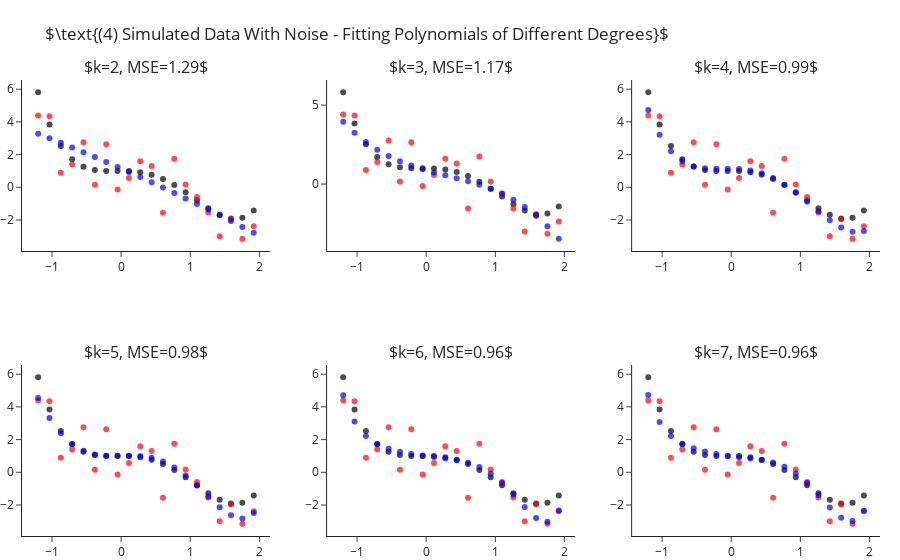

The cell this chart's notebook holds for it:
### Markdown cell above
## Fitting Polynomial Of Different Degrees - With Sample Noise

Still fitting for different values of $k$, let us add some standard Gaussian noise (i.e. $\mathcal{N}\left(0,1\right)$).
This time we observe two things:
- Even for the correct $k=4$ model we are not able to achieve zero MSE.
- As we increase $4<k\rightarrow 7$ we manage to decrease the error more and more.

### Code cell
y = y_ + np.random.normal(size=len(y_))

ks = range(2, 8)
fig = make_subplots(2, 3, subplot_titles=list(ks))
for i, k in enumerate(ks):
    r,c = i//3+1, i%3+1 
    
    y_hat = make_pipeline(PolynomialFeatures(k), LinearRegression(fit_intercept=False)).fit(X, y).predict(X)
    fig.add_traces([go.Scatter(x=x, y=y_, mode="markers", name="Real Points",  marker=dict(color="black", opacity=.7), showlegend=False),
                    go.Scatter(x=x, y=y, mode="markers", name="Observed Points",  marker=dict(color="red", opacity=.7), showlegend=False), 
                    go.Scatter(x=x, y=y_hat, mode="markers", name="Predicted Points",  marker=dict(color="blue", opacity=.7), showlegend=False)], rows=r, cols=c)
    fig["layout"]["annotations"][i]["text"] = rf"$k={{0}}, MSE={{1}}$".format(k, round(np.mean((y-y_hat)**2), 2))

fig.update_layout(title=r"$\text{(4) Simulated Data With Noise - Fitting Polynomials of Different Degrees}$", margin=dict(t=80)).show()

### Figure 1 — Plotly figure (JSON) as saved in the notebook; plotly's stock layout.template omitted (floating-point values rounded to 4 significant figures)
{"data": [{"marker": {"color": "black", "opacity": 0.7}, "mode": "markers", "name": "Real Points", "showlegend": false, "x": [-1.2, -1.036, -0.8718, -0.7077, -0.5436, -0.3795, -0.2154, -0.05128, 0.1128, 0.2769, 0.441, 0.6051, 0.7692, 0.9333, 1.097, 1.262, 1.426, 1.59, 1.754, 1.918], "y": [5.81, 3.838, 2.523, 1.709, 1.261, 1.058, 0.9989, 0.999, 0.9909, 0.9251, 0.769, 0.5078, 0.1439, -0.3028, -0.7951, -1.278, -1.68, -1.912, -1.866, -1.418], "type": "scatter", "xaxis": "x", "yaxis": "y"}, {"marker": {"color": "red", "opacity": 0.7}, "mode": "markers", "name": "Observed Points", "showlegend": false, "x": [-1.2, -1.036, -0.8718, -0.7077, -0.5436, -0.3795, -0.2154, -0.05128, 0.1128, 0.2769, 0.441, 0.6051, 0.7692, 0.9333, 1.097, 1.262, 1.426, 1.59, 1.754, 1.918], "y": [4.397, 4.339, 0.8922, 1.398, 2.75, 0.1624, 2.639, -0.1302, 0.5744, 1.597, 1.296, -1.55, 1.75, 0.1658, -0.5976, -1.54, -2.997, -1.958, -3.144, -2.376], "type": "scatter", "xaxis": "x", "yaxis": "y"}, {"marker": {"color": "blue", "opacity": 0.7}, "mode": "markers", "name": "Predicted Points", "showlegend": false, "x": [-1.2, -1.036, -0.8718, -0.7077, -0.5436, -0.3795, -0.2154, -0.05128, 0.1128, 0.2769, 0.441, 0.6051, 0.7692, 0.9333, 1.097, 1.262, 1.426, 1.59, 1.754, 1.918], "y": [3.275, 3.0, 2.72, 2.436, 2.146, 1.851, 1.552, 1.247, 0.938, 0.6238, 0.3047, -0.01933, -0.3482, -0.682, -1.021, -1.364, -1.713, -2.066, -2.424, -2.788], "type": "scatter", "xaxis": "x", "yaxis": "y"}, {"marker": {"color": "black", "opacity": 0.7}, "mode": "markers", "name": "Real Points", "showlegend": false, "x": [-1.2, -1.036, -0.8718, -0.7077, -0.5436, -0.3795, -0.2154, -0.05128, 0.1128, 0.2769, 0.441, 0.6051, 0.7692, 0.9333, 1.097, 1.262, 1.426, 1.59, 1.754, 1.918], "y": [5.81, 3.838, 2.523, 1.709, 1.261, 1.058, 0.9989, 0.999, 0.9909, 0.9251, 0.769, 0.5078, 0.1439, -0.3028, -0.7951, -1.278, -1.68, -1.912, -1.866, -1.418], "type": "scatter", "xaxis": "x2", "yaxis": "y2"}, {"marker": {"color": "red", "opacity": 0.7}, "mode": "markers", "name": "Observed Points", "showlegend": false, "x": [-1.2, -1.036, -0.8718, -0.7077, -0.5436, -0.3795, -0.2154, -0.05128, 0.1128, 0.2769, 0.441, 0.6051, 0.7692, 0.9333, 1.097, 1.262, 1.426, 1.59, 1.754, 1.918], "y": [4.397, 4.339, 0.8922, 1.398, 2.75, 0.1624, 2.639, -0.1302, 0.5744, 1.597, 1.296, -1.55, 1.75, 0.1658, -0.5976, -1.54, -2.997, -1.958, -3.144, -2.376], "type": "scatter", "xaxis": "x2", "yaxis": "y2"}, {"marker": {"color": "blue", "opacity": 0.7}, "mode": "markers", "name": "Predicted Points", "showlegend": false, "x": [-1.2, -1.036, -0.8718, -0.7077, -0.5436, -0.3795, -0.2154, -0.05128, 0.1128, 0.2769, 0.441, 0.6051, 0.7692, 0.9333, 1.097, 1.262, 1.426, 1.59, 1.754, 1.918], "y": [3.948, 3.248, 2.661, 2.174, 1.772, 1.441, 1.168, 0.9384, 0.7388, 0.5551, 0.3734, 0.1798, -0.0394, -0.2982, -0.6106, -0.9902, -1.451, -2.007, -2.672, -3.46], "type": "scatter", "xaxis": "x2", "yaxis": "y2"}, {"marker": {"color": "black", "opacity": 0.7}, "mode": "markers", "name": "Real Points", "showlegend": false, "x": [-1.2, -1.036, -0.8718, -0.7077, -0.5436, -0.3795, -0.2154, -0.05128, 0.1128, 0.2769, 0.441, 0.6051, 0.7692, 0.9333, 1.097, 1.262, 1.426, 1.59, 1.754, 1.918], "y": [5.81, 3.838, 2.523, 1.709, 1.261, 1.058, 0.9989, 0.999, 0.9909, 0.9251, 0.769, 0.5078, 0.1439, -0.3028, -0.7951, -1.278, -1.68, -1.912, -1.866, -1.418], "type": "scatter", "xaxis": "x3", "yaxis": "y3"}, {"marker": {"color": "red", "opacity": 0.7}, "mode": "markers", "name": "Observed Points", "showlegend": false, "x": [-1.2, -1.036, -0.8718, -0.7077, -0.5436, -0.3795, -0.2154, -0.05128, 0.1128, 0.2769, 0.441, 0.6051, 0.7692, 0.9333, 1.097, 1.262, 1.426, 1.59, 1.754, 1.918], "y": [4.397, 4.339, 0.8922, 1.398, 2.75, 0.1624, 2.639, -0.1302, 0.5744, 1.597, 1.296, -1.55, 1.75, 0.1658, -0.5976, -1.54, -2.997, -1.958, -3.144, -2.376], "type": "scatter", "xaxis": "x3", "yaxis": "y3"}, {"marker": {"color": "blue", "opacity": 0.7}, "mode": "markers", "name": "Predicted Points", "showlegend": false, "x": [-1.2, -1.036, -0.8718, -0.7077, -0.5436, -0.3795, -0.2154, -0.05128, 0.1128, 0.2769, 0.441, 0.6051, 0.7692, 0.9333, 1.097, 1.262, 1.426, 1.59, 1.754, 1.918], "y": [4.727, 3.207, 2.21, 1.61, 1.294, 1.165, 1.137, 1.141, 1.12, 1.033, 0.8513, 0.5612, 0.163, -0.3292, -0.8869, -1.468, -2.015, -2.459, -2.713, -2.68], "type": "scatter", "xaxis": "x3", "yaxis": "y3"}, {"marker": {"color": "black", "opacity": 0.7}, "mode": "markers", "name": "Real Points", "showlegend": false, "x": [-1.2, -1.036, -0.8718, -0.7077, -0.5436, -0.3795, -0.2154, -0.05128, 0.1128, 0.2769, 0.441, 0.6051, 0.7692, 0.9333, 1.097, 1.262, 1.426, 1.59, 1.754, 1.918], "y": [5.81, 3.838, 2.523, 1.709, 1.261, 1.058, 0.9989, 0.999, 0.9909, 0.9251, 0.769, 0.5078, 0.1439, -0.3028, -0.7951, -1.278, -1.68, -1.912, -1.866, -1.418], "type": "scatter", "xaxis": "x4", "yaxis": "y4"}, {"marker": {"color": "red", "opacity": 0.7}, "mode": "markers", "name": "Observed Points", "showlegend": false, "x": [-1.2, -1.036, -0.8718, -0.7077, -0.5436, -0.3795, -0.2154, -0.05128, 0.1128, 0.2769, 0.441, 0.6051, 0.7692, 0.9333, 1.097, 1.262, 1.426, 1.59, 1.754, 1.918], "y": [4.397, 4.339, 0.8922, 1.398, 2.75, 0.1624, 2.639, -0.1302, 0.5744, 1.597, 1.296, -1.55, 1.75, 0.1658, -0.5976, -1.54, -2.997, -1.958, -3.144, -2.376], "type": "scatter", "xaxis": "x4", "yaxis": "y4"}, {"marker": {"color": "blue", "opacity": 0.7}, "mode": "markers", "name": "Predicted Points", "showlegend": false, "x": [-1.2, -1.036, -0.8718, -0.7077, -0.5436, -0.3795, -0.2154, -0.05128, 0.1128, 0.2769, 0.441, 0.6051, 0.7692, 0.9333, 1.097, 1.262, 1.426, 1.59, 1.754, 1.918], "y": [4.544, 3.313, 2.381, 1.726, 1.312, 1.092, 1.009, 1.004, 1.018, 0.9955, 0.8888, 0.6632, 0.2995, -0.2012, -0.8139, -1.485, -2.131, -2.629, -2.819, -2.497], "type": "scatter", "xaxis": "x4", "yaxis": "y4"}, {"marker": {"color": "black", "opacity": 0.7}, "mode": "markers", "name": "Real Points", "showlegend": false, "x": [-1.2, -1.036, -0.8718, -0.7077, -0.5436, -0.3795, -0.2154, -0.05128, 0.1128, 0.2769, 0.441, 0.6051, 0.7692, 0.9333, 1.097, 1.262, 1.426, 1.59, 1.754, 1.918], "y": [5.81, 3.838, 2.523, 1.709, 1.261, 1.058, 0.9989, 0.999, 0.9909, 0.9251, 0.769, 0.5078, 0.1439, -0.3028, -0.7951, -1.278, -1.68, -1.912, -1.866, -1.418], "type": "scatter", "xaxis": "x5", "yaxis": "y5"}, {"marker": {"color": "red", "opacity": 0.7}, "mode": "markers", "name": "Observed Points", "showlegend": false, "x": [-1.2, -1.036, -0.8718, -0.7077, -0.5436, -0.3795, -0.2154, -0.05128, 0.1128, 0.2769, 0.441, 0.6051, 0.7692, 0.9333, 1.097, 1.262, 1.426, 1.59, 1.754, 1.918], "y": [4.397, 4.339, 0.8922, 1.398, 2.75, 0.1624, 2.639, -0.1302, 0.5744, 1.597, 1.296, -1.55, 1.75, 0.1658, -0.5976, -1.54, -2.997, -1.958, -3.144, -2.376], "type": "scatter", "xaxis": "x5", "yaxis": "y5"}, {"marker": {"color": "blue", "opacity": 0.7}, "mode": "markers", "name": "Predicted Points", "showlegend": false, "x": [-1.2, -1.036, -0.8718, -0.7077, -0.5436, -0.3795, -0.2154, -0.05128, 0.1128, 0.2769, 0.441, 0.6051, 0.7692, 0.9333, 1.097, 1.262, 1.426, 1.59, 1.754, 1.918], "y": [4.709, 3.113, 2.221, 1.726, 1.439, 1.256, 1.124, 1.021, 0.9341, 0.8493, 0.7426, 0.579, 0.3161, -0.08595, -0.6494, -1.358, -2.13, -2.789, -3.019, -2.332], "type": "scatter", "xaxis": "x5", "yaxis": "y5"}, {"marker": {"color": "black", "opacity": 0.7}, "mode": "markers", "name": "Real Points", "showlegend": false, "x": [-1.2, -1.036, -0.8718, -0.7077, -0.5436, -0.3795, -0.2154, -0.05128, 0.1128, 0.2769, 0.441, 0.6051, 0.7692, 0.9333, 1.097, 1.262, 1.426, 1.59, 1.754, 1.918], "y": [5.81, 3.838, 2.523, 1.709, 1.261, 1.058, 0.9989, 0.999, 0.9909, 0.9251, 0.769, 0.5078, 0.1439, -0.3028, -0.7951, -1.278, -1.68, -1.912, -1.866, -1.418], "type": "scatter", "xaxis": "x6", "yaxis": "y6"}, {"marker": {"color": "red", "opacity": 0.7}, "mode": "markers", "name": "Observed Points", "showlegend": false, "x": [-1.2, -1.036, -0.8718, -0.7077, -0.5436, -0.3795, -0.2154, -0.05128, 0.1128, 0.2769, 0.441, 0.6051, 0.7692, 0.9333, 1.097, 1.262, 1.426, 1.59, 1.754, 1.918], "y": [4.397, 4.339, 0.8922, 1.398, 2.75, 0.1624, 2.639, -0.1302, 0.5744, 1.597, 1.296, -1.55, 1.75, 0.1658, -0.5976, -1.54, -2.997, -1.958, -3.144, -2.376], "type": "scatter", "xaxis": "x6", "yaxis": "y6"}, {"marker": {"color": "blue", "opacity": 0.7}, "mode": "markers", "name": "Predicted Points", "showlegend": false, "x": [-1.2, -1.036, -0.8718, -0.7077, -0.5436, -0.3795, -0.2154, -0.05128, 0.1128, 0.2769, 0.441, 0.6051, 0.7692, 0.9333, 1.097, 1.262, 1.426, 1.59, 1.754, 1.918], "y": [4.726, 3.08, 2.213, 1.745, 1.463, 1.266, 1.116, 1.0, 0.914, 0.8411, 0.7508, 0.5991, 0.3367, -0.07741, -0.6596, -1.382, -2.149, -2.78, -2.986, -2.349], "type": "scatter", "xaxis": "x6", "yaxis": "y6"}], "layout": {"xaxis": {"anchor": "y", "domain": [0.0, 0.2889]}, "yaxis": {"anchor": "x", "domain": [0.625, 1.0]}, "xaxis2": {"anchor": "y2", "domain": [0.3556, 0.6444]}, "yaxis2": {"anchor": "x2", "domain": [0.625, 1.0]}, "xaxis3": {"anchor": "y3", "domain": [0.7111, 1.0]}, "yaxis3": {"anchor": "x3", "domain": [0.625, 1.0]}, "xaxis4": {"anchor": "y4", "domain": [0.0, 0.2889]}, "yaxis4": {"anchor": "x4", "domain": [0.0, 0.375]}, "xaxis5": {"anchor": "y5", "domain": [0.3556, 0.6444]}, "yaxis5": {"anchor": "x5", "domain": [0.0, 0.375]}, "xaxis6": {"anchor": "y6", "domain": [0.7111, 1.0]}, "yaxis6": {"anchor": "x6", "domain": [0.0, 0.375]}, "annotations": [{"font": {"size": 16}, "showarrow": false, "text": "$k=2, MSE=1.29$", "x": 0.1444, "xanchor": "center", "xref": "paper", "y": 1.0, "yanchor": "bottom", "yref": "paper"}, {"font": {"size": 16}, "showarrow": false, "text": "$k=3, MSE=1.17$", "x": 0.5, "xanchor": "center", "xref": "paper", "y": 1.0, "yanchor": "bottom", "yref": "paper"}, {"font": {"size": 16}, "showarrow": false, "text": "$k=4, MSE=0.99$", "x": 0.8556, "xanchor": "center", "xref": "paper", "y": 1.0, "yanchor": "bottom", "yref": "paper"}, {"font": {"size": 16}, "showarrow": false, "text": "$k=5, MSE=0.98$", "x": 0.1444, "xanchor": "center", "xref": "paper", "y": 0.375, "yanchor": "bottom", "yref": "paper"}, {"font": {"size": 16}, "showarrow": false, "text": "$k=6, MSE=0.96$", "x": 0.5, "xanchor": "center", "xref": "paper", "y": 0.375, "yanchor": "bottom", "yref": "paper"}, {"font": {"size": 16}, "showarrow": false, "text": "$k=7, MSE=0.96$", "x": 0.8556, "xanchor": "center", "xref": "paper", "y": 0.375, "yanchor": "bottom", "yref": "paper"}], "margin": {"t": 80}, "title": {"text": "$\\text{(4) Simulated Data With Noise - Fitting Polynomials of Different Degrees}$"}}}
